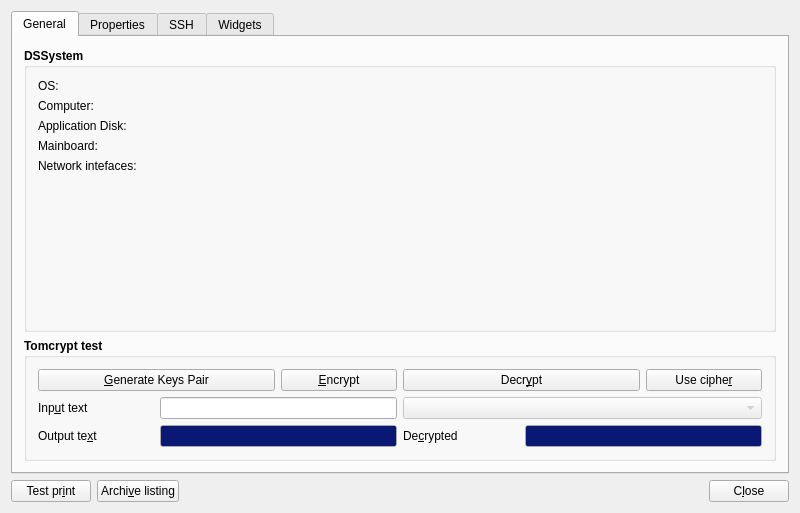
<?xml version="1.0" encoding="UTF-8"?>
<ui version="4.0">
 <class>CTestWindow</class>
 <widget class="QWidget" name="CTestWindow">
  <property name="geometry">
   <rect>
    <x>0</x>
    <y>0</y>
    <width>800</width>
    <height>513</height>
   </rect>
  </property>
  <property name="windowTitle">
   <string>Test</string>
  </property>
  <layout class="QGridLayout" name="gridLayout">
   <item row="1" column="2">
    <spacer name="hspButton">
     <property name="orientation">
      <enum>Qt::Horizontal</enum>
     </property>
     <property name="sizeHint" stdset="0">
      <size>
       <width>447</width>
       <height>20</height>
      </size>
     </property>
    </spacer>
   </item>
   <item row="1" column="0">
    <widget class="QPushButton" name="pbTestPrint">
     <property name="text">
      <string>Test pr&amp;int</string>
     </property>
    </widget>
   </item>
   <item row="1" column="3">
    <widget class="QPushButton" name="pbClose">
     <property name="text">
      <string>C&amp;lose</string>
     </property>
    </widget>
   </item>
   <item row="0" column="0" colspan="4">
    <widget class="QTabWidget" name="tbwTests">
     <property name="currentIndex">
      <number>0</number>
     </property>
     <widget class="QWidget" name="wgtGeneral">
      <attribute name="title">
       <string>General</string>
      </attribute>
      <layout class="QVBoxLayout" name="vloGeneral">
       <item>
        <widget class="QGroupBox" name="gbxSystem">
         <property name="font">
          <font>
           <weight>75</weight>
           <bold>true</bold>
          </font>
         </property>
         <property name="title">
          <string>DSSystem</string>
         </property>
         <layout class="QVBoxLayout" name="vloSys">
          <item>
           <widget class="QLabel" name="lblSysOs">
            <property name="font">
             <font>
              <weight>50</weight>
              <bold>false</bold>
             </font>
            </property>
            <property name="text">
             <string>OS:</string>
            </property>
           </widget>
          </item>
          <item>
           <widget class="QLabel" name="lblSysPc">
            <property name="font">
             <font>
              <weight>50</weight>
              <bold>false</bold>
             </font>
            </property>
            <property name="text">
             <string>Computer:</string>
            </property>
           </widget>
          </item>
          <item>
           <widget class="QLabel" name="lblSysDisk">
            <property name="font">
             <font>
              <weight>50</weight>
              <bold>false</bold>
             </font>
            </property>
            <property name="text">
             <string>Application Disk:</string>
            </property>
           </widget>
          </item>
          <item>
           <widget class="QLabel" name="lblSysBoard">
            <property name="font">
             <font>
              <weight>50</weight>
              <bold>false</bold>
             </font>
            </property>
            <property name="text">
             <string>Mainboard:</string>
            </property>
           </widget>
          </item>
          <item>
           <widget class="QLabel" name="lblSysNic">
            <property name="font">
             <font>
              <weight>50</weight>
              <bold>false</bold>
             </font>
            </property>
            <property name="text">
             <string>Network intefaces:</string>
            </property>
            <property name="scaledContents">
             <bool>false</bool>
            </property>
            <property name="alignment">
             <set>Qt::AlignLeading|Qt::AlignLeft|Qt::AlignTop</set>
            </property>
            <property name="wordWrap">
             <bool>true</bool>
            </property>
           </widget>
          </item>
          <item>
           <spacer name="vspSystem">
            <property name="orientation">
             <enum>Qt::Vertical</enum>
            </property>
            <property name="sizeHint" stdset="0">
             <size>
              <width>20</width>
              <height>7</height>
             </size>
            </property>
           </spacer>
          </item>
         </layout>
        </widget>
       </item>
       <item>
        <widget class="QGroupBox" name="gbxCrypt">
         <property name="font">
          <font>
           <weight>75</weight>
           <bold>true</bold>
          </font>
         </property>
         <property name="title">
          <string>Tomcrypt test</string>
         </property>
         <layout class="QGridLayout" name="gloCrypt">
          <item row="0" column="0" colspan="2">
           <widget class="QPushButton" name="pbCryptKeysPair">
            <property name="font">
             <font>
              <weight>50</weight>
              <bold>false</bold>
             </font>
            </property>
            <property name="text">
             <string>&amp;Generate Keys Pair</string>
            </property>
           </widget>
          </item>
          <item row="0" column="2">
           <widget class="QPushButton" name="pbCryptEncrypt">
            <property name="font">
             <font>
              <weight>50</weight>
              <bold>false</bold>
             </font>
            </property>
            <property name="text">
             <string>&amp;Encrypt</string>
            </property>
           </widget>
          </item>
          <item row="0" column="3" colspan="2">
           <widget class="QPushButton" name="pbCryptDecrypt">
            <property name="font">
             <font>
              <weight>50</weight>
              <bold>false</bold>
             </font>
            </property>
            <property name="text">
             <string>Decr&amp;ypt</string>
            </property>
           </widget>
          </item>
          <item row="0" column="5">
           <widget class="QPushButton" name="pbCryptUseCipher">
            <property name="font">
             <font>
              <weight>50</weight>
              <bold>false</bold>
             </font>
            </property>
            <property name="text">
             <string>Use ciphe&amp;r</string>
            </property>
            <property name="checkable">
             <bool>true</bool>
            </property>
            <property name="checked">
             <bool>false</bool>
            </property>
           </widget>
          </item>
          <item row="1" column="0">
           <widget class="QLabel" name="lblCryptInput">
            <property name="font">
             <font>
              <weight>50</weight>
              <bold>false</bold>
             </font>
            </property>
            <property name="text">
             <string>Inp&amp;ut text</string>
            </property>
            <property name="buddy">
             <cstring>leCryptInput</cstring>
            </property>
           </widget>
          </item>
          <item row="1" column="1" colspan="2">
           <widget class="QLineEdit" name="leCryptInput">
            <property name="font">
             <font>
              <weight>50</weight>
              <bold>false</bold>
             </font>
            </property>
           </widget>
          </item>
          <item row="1" column="3" colspan="3">
           <widget class="QComboBox" name="cbxCryptCipher">
            <property name="enabled">
             <bool>false</bool>
            </property>
            <property name="font">
             <font>
              <weight>50</weight>
              <bold>false</bold>
             </font>
            </property>
           </widget>
          </item>
          <item row="2" column="0">
           <widget class="QLabel" name="lblCryptEncrypted">
            <property name="font">
             <font>
              <weight>50</weight>
              <bold>false</bold>
             </font>
            </property>
            <property name="text">
             <string>Output te&amp;xt</string>
            </property>
            <property name="buddy">
             <cstring>leCryptEncrypted</cstring>
            </property>
           </widget>
          </item>
          <item row="2" column="1" colspan="2">
           <widget class="QLineEdit" name="leCryptEncrypted">
            <property name="palette">
             <palette>
              <active>
               <colorrole role="WindowText">
                <brush brushstyle="SolidPattern">
                 <color alpha="255">
                  <red>255</red>
                  <green>255</green>
                  <blue>255</blue>
                 </color>
                </brush>
               </colorrole>
               <colorrole role="Button">
                <brush brushstyle="SolidPattern">
                 <color alpha="255">
                  <red>61</red>
                  <green>0</green>
                  <blue>0</blue>
                 </color>
                </brush>
               </colorrole>
               <colorrole role="Light">
                <brush brushstyle="SolidPattern">
                 <color alpha="255">
                  <red>255</red>
                  <green>255</green>
                  <blue>127</blue>
                 </color>
                </brush>
               </colorrole>
               <colorrole role="Midlight">
                <brush brushstyle="SolidPattern">
                 <color alpha="255">
                  <red>173</red>
                  <green>173</green>
                  <blue>86</blue>
                 </color>
                </brush>
               </colorrole>
               <colorrole role="Dark">
                <brush brushstyle="SolidPattern">
                 <color alpha="255">
                  <red>103</red>
                  <green>103</green>
                  <blue>51</blue>
                 </color>
                </brush>
               </colorrole>
               <colorrole role="Mid">
                <brush brushstyle="SolidPattern">
                 <color alpha="255">
                  <red>213</red>
                  <green>213</green>
                  <blue>106</blue>
                 </color>
                </brush>
               </colorrole>
               <colorrole role="Text">
                <brush brushstyle="SolidPattern">
                 <color alpha="255">
                  <red>255</red>
                  <green>255</green>
                  <blue>127</blue>
                 </color>
                </brush>
               </colorrole>
               <colorrole role="ButtonText">
                <brush brushstyle="SolidPattern">
                 <color alpha="255">
                  <red>255</red>
                  <green>255</green>
                  <blue>255</blue>
                 </color>
                </brush>
               </colorrole>
               <colorrole role="Base">
                <brush brushstyle="SolidPattern">
                 <color alpha="255">
                  <red>9</red>
                  <green>23</green>
                  <blue>117</blue>
                 </color>
                </brush>
               </colorrole>
               <colorrole role="PlaceholderText">
                <brush brushstyle="NoBrush">
                 <color alpha="128">
                  <red>255</red>
                  <green>255</green>
                  <blue>127</blue>
                 </color>
                </brush>
               </colorrole>
              </active>
              <inactive>
               <colorrole role="WindowText">
                <brush brushstyle="SolidPattern">
                 <color alpha="255">
                  <red>255</red>
                  <green>255</green>
                  <blue>255</blue>
                 </color>
                </brush>
               </colorrole>
               <colorrole role="Button">
                <brush brushstyle="SolidPattern">
                 <color alpha="255">
                  <red>61</red>
                  <green>0</green>
                  <blue>0</blue>
                 </color>
                </brush>
               </colorrole>
               <colorrole role="Light">
                <brush brushstyle="SolidPattern">
                 <color alpha="255">
                  <red>255</red>
                  <green>255</green>
                  <blue>127</blue>
                 </color>
                </brush>
               </colorrole>
               <colorrole role="Midlight">
                <brush brushstyle="SolidPattern">
                 <color alpha="255">
                  <red>173</red>
                  <green>173</green>
                  <blue>86</blue>
                 </color>
                </brush>
               </colorrole>
               <colorrole role="Dark">
                <brush brushstyle="SolidPattern">
                 <color alpha="255">
                  <red>103</red>
                  <green>103</green>
                  <blue>51</blue>
                 </color>
                </brush>
               </colorrole>
               <colorrole role="Mid">
                <brush brushstyle="SolidPattern">
                 <color alpha="255">
                  <red>213</red>
                  <green>213</green>
                  <blue>106</blue>
                 </color>
                </brush>
               </colorrole>
               <colorrole role="Text">
                <brush brushstyle="SolidPattern">
                 <color alpha="255">
                  <red>255</red>
                  <green>255</green>
                  <blue>127</blue>
                 </color>
                </brush>
               </colorrole>
               <colorrole role="ButtonText">
                <brush brushstyle="SolidPattern">
                 <color alpha="255">
                  <red>255</red>
                  <green>255</green>
                  <blue>255</blue>
                 </color>
                </brush>
               </colorrole>
               <colorrole role="Base">
                <brush brushstyle="SolidPattern">
                 <color alpha="255">
                  <red>9</red>
                  <green>23</green>
                  <blue>117</blue>
                 </color>
                </brush>
               </colorrole>
               <colorrole role="PlaceholderText">
                <brush brushstyle="NoBrush">
                 <color alpha="128">
                  <red>255</red>
                  <green>255</green>
                  <blue>127</blue>
                 </color>
                </brush>
               </colorrole>
              </inactive>
              <disabled>
               <colorrole role="WindowText">
                <brush brushstyle="SolidPattern">
                 <color alpha="255">
                  <red>103</red>
                  <green>103</green>
                  <blue>51</blue>
                 </color>
                </brush>
               </colorrole>
               <colorrole role="Button">
                <brush brushstyle="SolidPattern">
                 <color alpha="255">
                  <red>61</red>
                  <green>0</green>
                  <blue>0</blue>
                 </color>
                </brush>
               </colorrole>
               <colorrole role="Light">
                <brush brushstyle="SolidPattern">
                 <color alpha="255">
                  <red>255</red>
                  <green>255</green>
                  <blue>127</blue>
                 </color>
                </brush>
               </colorrole>
               <colorrole role="Midlight">
                <brush brushstyle="SolidPattern">
                 <color alpha="255">
                  <red>173</red>
                  <green>173</green>
                  <blue>86</blue>
                 </color>
                </brush>
               </colorrole>
               <colorrole role="Dark">
                <brush brushstyle="SolidPattern">
                 <color alpha="255">
                  <red>103</red>
                  <green>103</green>
                  <blue>51</blue>
                 </color>
                </brush>
               </colorrole>
               <colorrole role="Mid">
                <brush brushstyle="SolidPattern">
                 <color alpha="255">
                  <red>213</red>
                  <green>213</green>
                  <blue>106</blue>
                 </color>
                </brush>
               </colorrole>
               <colorrole role="Text">
                <brush brushstyle="SolidPattern">
                 <color alpha="255">
                  <red>103</red>
                  <green>103</green>
                  <blue>51</blue>
                 </color>
                </brush>
               </colorrole>
               <colorrole role="ButtonText">
                <brush brushstyle="SolidPattern">
                 <color alpha="255">
                  <red>103</red>
                  <green>103</green>
                  <blue>51</blue>
                 </color>
                </brush>
               </colorrole>
               <colorrole role="Base">
                <brush brushstyle="SolidPattern">
                 <color alpha="255">
                  <red>239</red>
                  <green>235</green>
                  <blue>231</blue>
                 </color>
                </brush>
               </colorrole>
               <colorrole role="PlaceholderText">
                <brush brushstyle="NoBrush">
                 <color alpha="128">
                  <red>255</red>
                  <green>255</green>
                  <blue>127</blue>
                 </color>
                </brush>
               </colorrole>
              </disabled>
             </palette>
            </property>
            <property name="font">
             <font>
              <weight>75</weight>
              <bold>true</bold>
             </font>
            </property>
           </widget>
          </item>
          <item row="2" column="3">
           <widget class="QLabel" name="lblCryptDecrypted">
            <property name="font">
             <font>
              <weight>50</weight>
              <bold>false</bold>
             </font>
            </property>
            <property name="text">
             <string>De&amp;crypted</string>
            </property>
            <property name="buddy">
             <cstring>leCryptDecrypted</cstring>
            </property>
           </widget>
          </item>
          <item row="2" column="4" colspan="2">
           <widget class="QLineEdit" name="leCryptDecrypted">
            <property name="palette">
             <palette>
              <active>
               <colorrole role="WindowText">
                <brush brushstyle="SolidPattern">
                 <color alpha="255">
                  <red>255</red>
                  <green>255</green>
                  <blue>255</blue>
                 </color>
                </brush>
               </colorrole>
               <colorrole role="Button">
                <brush brushstyle="SolidPattern">
                 <color alpha="255">
                  <red>61</red>
                  <green>0</green>
                  <blue>0</blue>
                 </color>
                </brush>
               </colorrole>
               <colorrole role="Light">
                <brush brushstyle="SolidPattern">
                 <color alpha="255">
                  <red>255</red>
                  <green>255</green>
                  <blue>127</blue>
                 </color>
                </brush>
               </colorrole>
               <colorrole role="Midlight">
                <brush brushstyle="SolidPattern">
                 <color alpha="255">
                  <red>173</red>
                  <green>173</green>
                  <blue>86</blue>
                 </color>
                </brush>
               </colorrole>
               <colorrole role="Dark">
                <brush brushstyle="SolidPattern">
                 <color alpha="255">
                  <red>103</red>
                  <green>103</green>
                  <blue>51</blue>
                 </color>
                </brush>
               </colorrole>
               <colorrole role="Mid">
                <brush brushstyle="SolidPattern">
                 <color alpha="255">
                  <red>213</red>
                  <green>213</green>
                  <blue>106</blue>
                 </color>
                </brush>
               </colorrole>
               <colorrole role="Text">
                <brush brushstyle="SolidPattern">
                 <color alpha="255">
                  <red>255</red>
                  <green>255</green>
                  <blue>127</blue>
                 </color>
                </brush>
               </colorrole>
               <colorrole role="ButtonText">
                <brush brushstyle="SolidPattern">
                 <color alpha="255">
                  <red>255</red>
                  <green>255</green>
                  <blue>255</blue>
                 </color>
                </brush>
               </colorrole>
               <colorrole role="Base">
                <brush brushstyle="SolidPattern">
                 <color alpha="255">
                  <red>9</red>
                  <green>23</green>
                  <blue>117</blue>
                 </color>
                </brush>
               </colorrole>
               <colorrole role="PlaceholderText">
                <brush brushstyle="NoBrush">
                 <color alpha="128">
                  <red>255</red>
                  <green>255</green>
                  <blue>127</blue>
                 </color>
                </brush>
               </colorrole>
              </active>
              <inactive>
               <colorrole role="WindowText">
                <brush brushstyle="SolidPattern">
                 <color alpha="255">
                  <red>255</red>
                  <green>255</green>
                  <blue>255</blue>
                 </color>
                </brush>
               </colorrole>
               <colorrole role="Button">
                <brush brushstyle="SolidPattern">
                 <color alpha="255">
                  <red>61</red>
                  <green>0</green>
                  <blue>0</blue>
                 </color>
                </brush>
               </colorrole>
               <colorrole role="Light">
                <brush brushstyle="SolidPattern">
                 <color alpha="255">
                  <red>255</red>
                  <green>255</green>
                  <blue>127</blue>
                 </color>
                </brush>
               </colorrole>
               <colorrole role="Midlight">
                <brush brushstyle="SolidPattern">
                 <color alpha="255">
                  <red>173</red>
                  <green>173</green>
                  <blue>86</blue>
                 </color>
                </brush>
               </colorrole>
               <colorrole role="Dark">
                <brush brushstyle="SolidPattern">
                 <color alpha="255">
                  <red>103</red>
                  <green>103</green>
                  <blue>51</blue>
                 </color>
                </brush>
               </colorrole>
               <colorrole role="Mid">
                <brush brushstyle="SolidPattern">
                 <color alpha="255">
                  <red>213</red>
                  <green>213</green>
                  <blue>106</blue>
                 </color>
                </brush>
               </colorrole>
               <colorrole role="Text">
                <brush brushstyle="SolidPattern">
                 <color alpha="255">
                  <red>255</red>
                  <green>255</green>
                  <blue>127</blue>
                 </color>
                </brush>
               </colorrole>
               <colorrole role="ButtonText">
                <brush brushstyle="SolidPattern">
                 <color alpha="255">
                  <red>255</red>
                  <green>255</green>
                  <blue>255</blue>
                 </color>
                </brush>
               </colorrole>
               <colorrole role="Base">
                <brush brushstyle="SolidPattern">
                 <color alpha="255">
                  <red>9</red>
                  <green>23</green>
                  <blue>117</blue>
                 </color>
                </brush>
               </colorrole>
               <colorrole role="PlaceholderText">
                <brush brushstyle="NoBrush">
                 <color alpha="128">
                  <red>255</red>
                  <green>255</green>
                  <blue>127</blue>
                 </color>
                </brush>
               </colorrole>
              </inactive>
              <disabled>
               <colorrole role="WindowText">
                <brush brushstyle="SolidPattern">
                 <color alpha="255">
                  <red>103</red>
                  <green>103</green>
                  <blue>51</blue>
                 </color>
                </brush>
               </colorrole>
               <colorrole role="Button">
                <brush brushstyle="SolidPattern">
                 <color alpha="255">
                  <red>61</red>
                  <green>0</green>
                  <blue>0</blue>
                 </color>
                </brush>
               </colorrole>
               <colorrole role="Light">
                <brush brushstyle="SolidPattern">
                 <color alpha="255">
                  <red>255</red>
                  <green>255</green>
                  <blue>127</blue>
                 </color>
                </brush>
               </colorrole>
               <colorrole role="Midlight">
                <brush brushstyle="SolidPattern">
                 <color alpha="255">
                  <red>173</red>
                  <green>173</green>
                  <blue>86</blue>
                 </color>
                </brush>
               </colorrole>
               <colorrole role="Dark">
                <brush brushstyle="SolidPattern">
                 <color alpha="255">
                  <red>103</red>
                  <green>103</green>
                  <blue>51</blue>
                 </color>
                </brush>
               </colorrole>
               <colorrole role="Mid">
                <brush brushstyle="SolidPattern">
                 <color alpha="255">
                  <red>213</red>
                  <green>213</green>
                  <blue>106</blue>
                 </color>
                </brush>
               </colorrole>
               <colorrole role="Text">
                <brush brushstyle="SolidPattern">
                 <color alpha="255">
                  <red>103</red>
                  <green>103</green>
                  <blue>51</blue>
                 </color>
                </brush>
               </colorrole>
               <colorrole role="ButtonText">
                <brush brushstyle="SolidPattern">
                 <color alpha="255">
                  <red>103</red>
                  <green>103</green>
                  <blue>51</blue>
                 </color>
                </brush>
               </colorrole>
               <colorrole role="Base">
                <brush brushstyle="SolidPattern">
                 <color alpha="255">
                  <red>239</red>
                  <green>235</green>
                  <blue>231</blue>
                 </color>
                </brush>
               </colorrole>
               <colorrole role="PlaceholderText">
                <brush brushstyle="NoBrush">
                 <color alpha="128">
                  <red>255</red>
                  <green>255</green>
                  <blue>127</blue>
                 </color>
                </brush>
               </colorrole>
              </disabled>
             </palette>
            </property>
            <property name="font">
             <font>
              <weight>75</weight>
              <bold>true</bold>
             </font>
            </property>
           </widget>
          </item>
         </layout>
        </widget>
       </item>
      </layout>
     </widget>
     <widget class="QWidget" name="wgtProperties">
      <attribute name="title">
       <string>Properties</string>
      </attribute>
      <layout class="QGridLayout" name="gloProps">
       <item row="0" column="1">
        <widget class="QLabel" name="lblPbObject">
         <property name="text">
          <string>&lt;html&gt;&lt;head/&gt;&lt;body&gt;&lt;p&gt;&lt;span style=&quot; font-weight:600;&quot;&gt;DsPbrowser&lt;/span&gt;&lt;/p&gt;&lt;p&gt;Test Object: Dial&lt;/p&gt;&lt;/body&gt;&lt;/html&gt;</string>
         </property>
        </widget>
       </item>
       <item row="1" column="1">
        <widget class="QDial" name="dlPbTest">
         <property name="minimum">
          <number>0</number>
         </property>
         <property name="maximum">
          <number>99</number>
         </property>
         <property name="sliderPosition">
          <number>0</number>
         </property>
         <property name="invertedControls">
          <bool>false</bool>
         </property>
         <property name="wrapping">
          <bool>true</bool>
         </property>
         <property name="notchesVisible">
          <bool>true</bool>
         </property>
        </widget>
       </item>
       <item row="2" column="1">
        <spacer name="hspProps">
         <property name="orientation">
          <enum>Qt::Horizontal</enum>
         </property>
         <property name="sizeHint" stdset="0">
          <size>
           <width>40</width>
           <height>20</height>
          </size>
         </property>
        </spacer>
       </item>
      </layout>
     </widget>
     <widget class="QWidget" name="wgtSsh">
      <attribute name="title">
       <string>SSH</string>
      </attribute>
      <layout class="QGridLayout" name="gloSsh">
       <item row="5" column="2">
        <widget class="QPushButton" name="pbSshDialog">
         <property name="toolTip">
          <string>&lt;html&gt;&lt;head/&gt;&lt;body&gt;&lt;p&gt;This will show a dialog for key generation wich is inside DsSshWidgets library; this action does nothing more than that.&lt;/p&gt;&lt;/body&gt;&lt;/html&gt;</string>
         </property>
         <property name="text">
          <string>Di&amp;alog</string>
         </property>
        </widget>
       </item>
       <item row="0" column="0">
        <widget class="QLabel" name="lblWhatSsh">
         <property name="text">
          <string>&lt;html&gt;&lt;head/&gt;&lt;body&gt;&lt;p&gt;&lt;span style=&quot; font-weight:600;&quot;&gt;DsSsh&lt;/span&gt;&lt;/p&gt;&lt;/body&gt;&lt;/html&gt;</string>
         </property>
        </widget>
       </item>
       <item row="2" column="4" rowspan="2" colspan="2">
        <widget class="QSpinBox" name="sbxSshPort">
         <property name="minimum">
          <number>1</number>
         </property>
         <property name="maximum">
          <number>65535</number>
         </property>
         <property name="value">
          <number>22</number>
         </property>
        </widget>
       </item>
       <item row="2" column="0">
        <widget class="QLabel" name="lblSshHost">
         <property name="text">
          <string>&amp;Host</string>
         </property>
         <property name="buddy">
          <cstring>leSshHost</cstring>
         </property>
        </widget>
       </item>
       <item row="2" column="3">
        <widget class="QLabel" name="lblSshPort">
         <property name="text">
          <string>&amp;Port</string>
         </property>
         <property name="buddy">
          <cstring>sbxSshPort</cstring>
         </property>
        </widget>
       </item>
       <item row="5" column="1">
        <widget class="QLineEdit" name="leSshPassword">
         <property name="echoMode">
          <enum>QLineEdit::Password</enum>
         </property>
        </widget>
       </item>
       <item row="3" column="1" rowspan="2" colspan="2">
        <widget class="QLineEdit" name="leSshUser"/>
       </item>
       <item row="5" column="0">
        <widget class="QLabel" name="lblSshPassword">
         <property name="text">
          <string>Pass&amp;word</string>
         </property>
         <property name="buddy">
          <cstring>leSshPassword</cstring>
         </property>
        </widget>
       </item>
       <item row="5" column="3" colspan="2">
        <widget class="QPushButton" name="pbSshConnect">
         <property name="enabled">
          <bool>false</bool>
         </property>
         <property name="text">
          <string>Connec&amp;t</string>
         </property>
        </widget>
       </item>
       <item row="7" column="0" colspan="6">
        <widget class="QPlainTextEdit" name="pteSshConsole">
         <property name="enabled">
          <bool>false</bool>
         </property>
         <property name="font">
          <font>
           <family>Monospace</family>
           <pointsize>10</pointsize>
          </font>
         </property>
         <property name="undoRedoEnabled">
          <bool>false</bool>
         </property>
         <property name="lineWrapMode">
          <enum>QPlainTextEdit::NoWrap</enum>
         </property>
         <property name="readOnly">
          <bool>true</bool>
         </property>
         <property name="plainText">
          <string/>
         </property>
         <property name="textInteractionFlags">
          <set>Qt::TextSelectableByMouse</set>
         </property>
        </widget>
       </item>
       <item row="4" column="3">
        <widget class="QLabel" name="lblSshTimeout">
         <property name="text">
          <string>Ti&amp;meout</string>
         </property>
         <property name="buddy">
          <cstring>sbxSshTimeout</cstring>
         </property>
        </widget>
       </item>
       <item row="5" column="5">
        <widget class="QPushButton" name="pbSshDisconnect">
         <property name="enabled">
          <bool>false</bool>
         </property>
         <property name="text">
          <string>Disco&amp;nnect</string>
         </property>
        </widget>
       </item>
       <item row="2" column="1" colspan="2">
        <widget class="QLineEdit" name="leSshHost"/>
       </item>
       <item row="4" column="0">
        <widget class="QLabel" name="lblSshUser">
         <property name="text">
          <string>U&amp;ser</string>
         </property>
         <property name="buddy">
          <cstring>leSshUser</cstring>
         </property>
        </widget>
       </item>
       <item row="4" column="4" colspan="2">
        <widget class="QSpinBox" name="sbxSshTimeout">
         <property name="minimum">
          <number>5</number>
         </property>
         <property name="value">
          <number>30</number>
         </property>
        </widget>
       </item>
       <item row="1" column="0" colspan="6">
        <widget class="QFrame" name="frame">
         <property name="frameShape">
          <enum>QFrame::HLine</enum>
         </property>
         <property name="frameShadow">
          <enum>QFrame::Raised</enum>
         </property>
        </widget>
       </item>
       <item row="6" column="0" colspan="6">
        <widget class="QLineEdit" name="leSshCommand">
         <property name="enabled">
          <bool>false</bool>
         </property>
         <property name="text">
          <string/>
         </property>
        </widget>
       </item>
      </layout>
     </widget>
     <widget class="QWidget" name="wgtWidgets">
      <attribute name="title">
       <string>Widgets</string>
      </attribute>
      <layout class="QGridLayout" name="gloWidgets">
       <item row="3" column="0">
        <spacer name="hspWgtHorizontal">
         <property name="orientation">
          <enum>Qt::Horizontal</enum>
         </property>
         <property name="sizeHint" stdset="0">
          <size>
           <width>425</width>
           <height>20</height>
          </size>
         </property>
        </spacer>
       </item>
       <item row="3" column="1">
        <widget class="QPushButton" name="pbWgtShow">
         <property name="text">
          <string>Sho&amp;w</string>
         </property>
         <property name="checkable">
          <bool>true</bool>
         </property>
        </widget>
       </item>
       <item row="2" column="1">
        <spacer name="vspWgtVertical">
         <property name="orientation">
          <enum>Qt::Vertical</enum>
         </property>
         <property name="sizeHint" stdset="0">
          <size>
           <width>20</width>
           <height>271</height>
          </size>
         </property>
        </spacer>
       </item>
       <item row="1" column="0" colspan="2">
        <widget class="QFrame" name="fraWidgets">
         <property name="frameShape">
          <enum>QFrame::HLine</enum>
         </property>
         <property name="frameShadow">
          <enum>QFrame::Raised</enum>
         </property>
        </widget>
       </item>
       <item row="0" column="0" colspan="2">
        <widget class="QLabel" name="lblWidgets">
         <property name="text">
          <string>&lt;html&gt;&lt;head/&gt;&lt;body&gt;&lt;p&gt;&lt;span style=&quot; font-weight:600;&quot;&gt;Qwt&lt;/span&gt; &amp;amp; &lt;span style=&quot; font-weight:600;&quot;&gt;wwWidgets&lt;/span&gt;&lt;/p&gt;&lt;/body&gt;&lt;/html&gt;</string>
         </property>
        </widget>
       </item>
      </layout>
     </widget>
    </widget>
   </item>
   <item row="1" column="1">
    <widget class="QPushButton" name="pbDecompress">
     <property name="text">
      <string>Archi&amp;ve listing</string>
     </property>
    </widget>
   </item>
  </layout>
 </widget>
 <layoutdefault spacing="6" margin="11"/>
 <tabstops>
  <tabstop>pbClose</tabstop>
  <tabstop>tbwTests</tabstop>
  <tabstop>pbCryptKeysPair</tabstop>
  <tabstop>pbCryptEncrypt</tabstop>
  <tabstop>pbCryptDecrypt</tabstop>
  <tabstop>pbCryptUseCipher</tabstop>
  <tabstop>leCryptInput</tabstop>
  <tabstop>cbxCryptCipher</tabstop>
  <tabstop>leCryptEncrypted</tabstop>
  <tabstop>leCryptDecrypted</tabstop>
  <tabstop>dlPbTest</tabstop>
  <tabstop>leSshHost</tabstop>
  <tabstop>sbxSshPort</tabstop>
  <tabstop>leSshUser</tabstop>
  <tabstop>sbxSshTimeout</tabstop>
  <tabstop>leSshPassword</tabstop>
  <tabstop>pbSshDialog</tabstop>
  <tabstop>pbSshConnect</tabstop>
  <tabstop>pbSshDisconnect</tabstop>
  <tabstop>leSshCommand</tabstop>
  <tabstop>pteSshConsole</tabstop>
  <tabstop>pbWgtShow</tabstop>
 </tabstops>
 <resources/>
 <connections/>
</ui>
